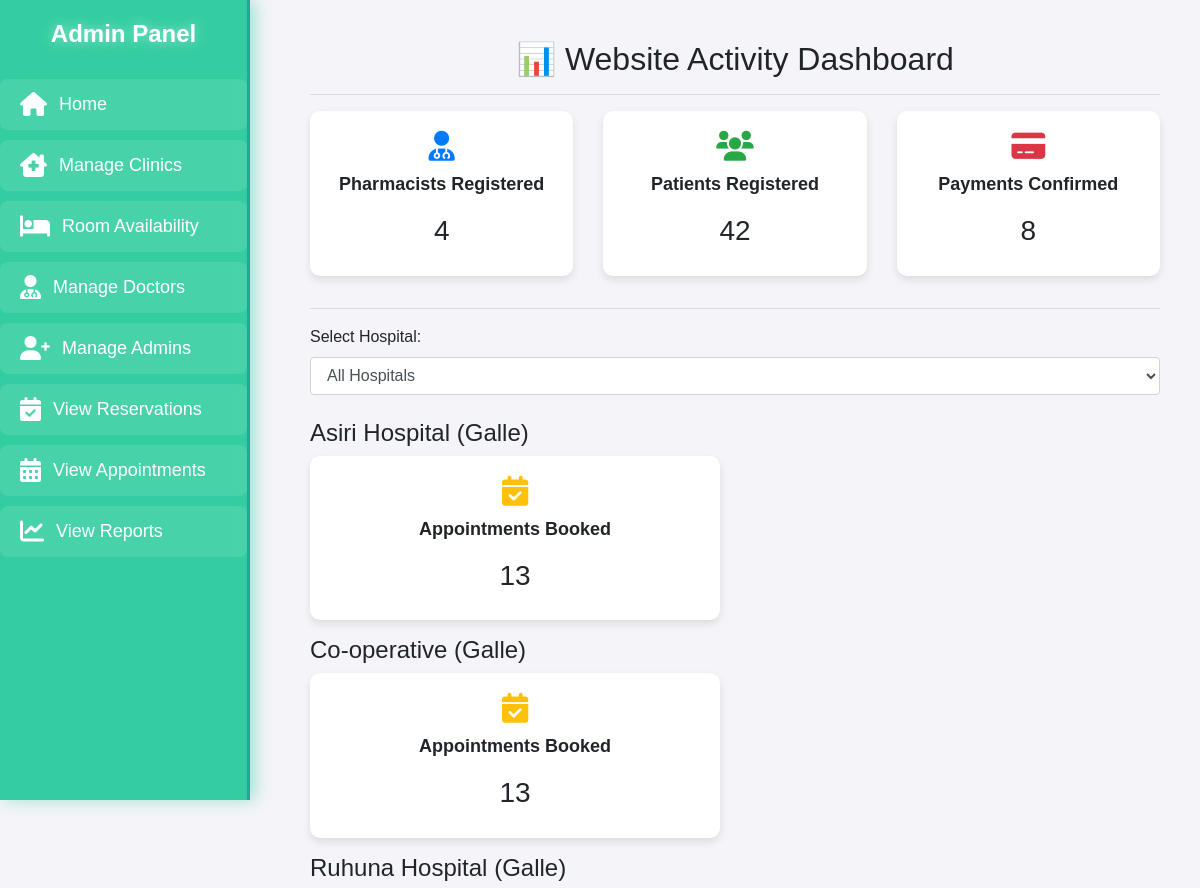
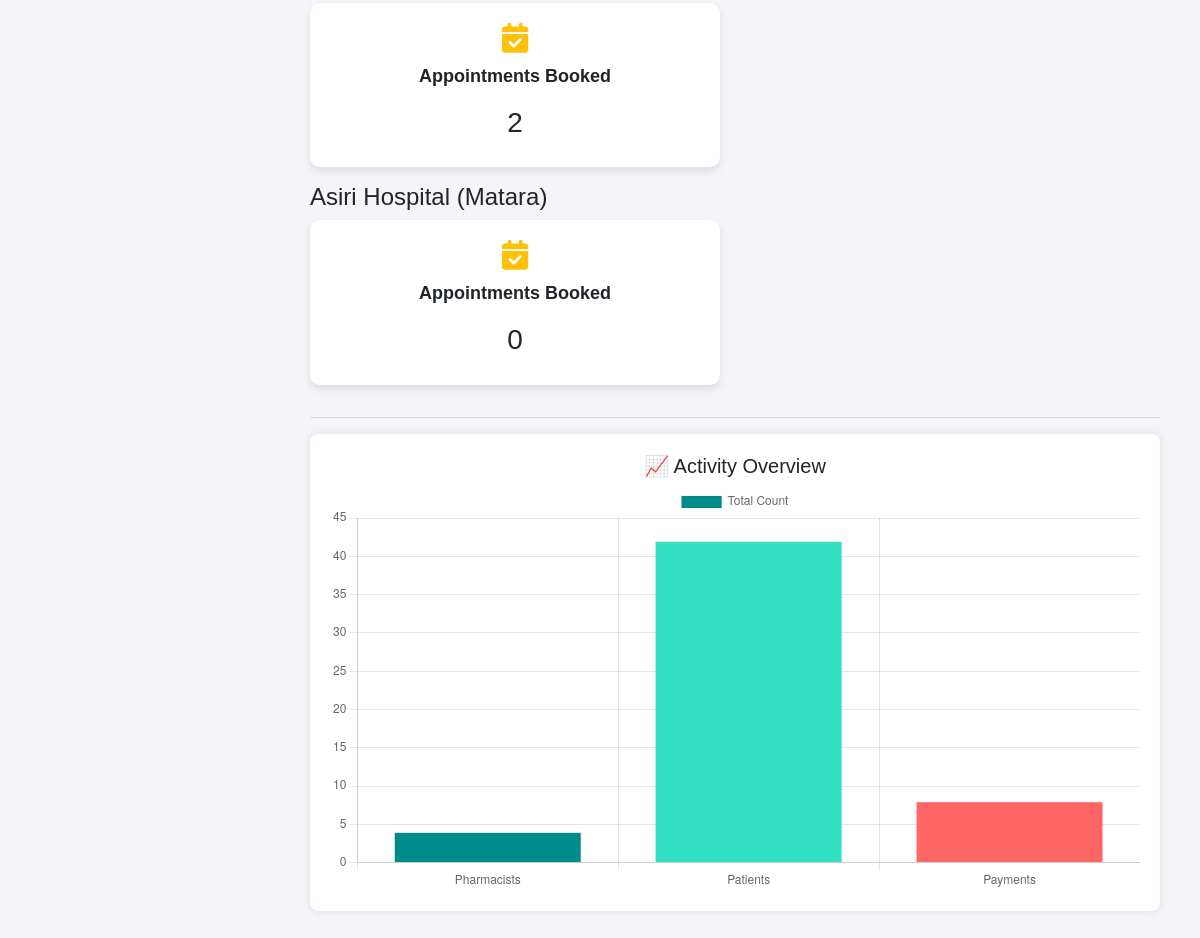
Screenshot of /ipdAdmin/ViewReports.php with the database file from the repository (2 pictures, top to bottom).
### tables this page shows
CREATE TABLE IF NOT EXISTS `hospital` (
  `HospitalID` int NOT NULL AUTO_INCREMENT,
  `Name` varchar(100) NOT NULL,
  `Location` varchar(500) NOT NULL,
  PRIMARY KEY (`HospitalID`)
);

### ipdAdmin/ViewReports.php (the view, shortened to what this page needs)
<?php
$con = new mysqli("localhost", "root", "", "ipdhealthhub");
$hospital_id = isset($_GET['hospital']) ? intval($_GET['hospital']) : '';
$stats_query = "
    SELECT
        (SELECT COUNT(*) FROM pharmacist) AS total_pharmacists,
        (SELECT COUNT(*) FROM patient) AS total_patients,
        (SELECT COUNT(*) FROM appointment) AS total_appointments,
        (SELECT COUNT(*) FROM payment ) AS total_payments,
        (SELECT COUNT(*) FROM `patient-room`) AS total_bed_reservations,
        (SELECT COUNT(*) FROM prescription) AS total_prescriptions
";
$stats_result = $con->query($stats_query);
$stats = $stats_result->fetch_assoc();
$hospital_stats_query = "
    SELECT
        h.HospitalID,
        h.Name AS hospital_name,
        h.Location AS hospital_location,
        (SELECT COUNT(*) FROM appointment WHERE HospitalID = h.HospitalID) AS total_appointments
    FROM hospital h
    " . ($hospital_id ? "WHERE h.HospitalID = $hospital_id" : "") . "
";
$hospital_stats_result = $con->query($hospital_stats_query);
?>
<!DOCTYPE html>
<html lang="en">
<head>
    <link rel="stylesheet" href="https://maxcdn.bootstrapcdn.com/bootstrap/4.5.2/css/bootstrap.min.css">
    <link rel="stylesheet" href="https://cdnjs.cloudflare.com/ajax/libs/font-awesome/6.0.0/css/all.min.css">
</head>
<body>
    <div class="sidebar">
        <h2>Admin Panel</h2>
        <ul>
            <li><a href="Adminpanel.php"><i class="fas fa-home"></i>Home</a></li>
            <li><a href="manageAppointments.php"><i class="fas fa-clinic-medical"></i>Manage Clinics</a></li>
            <li><a href="ManageRooms.php"><i class="fas fa-bed"></i>Room Availability</a></li>
            <li><a href="doctors.php"><i class="fas fa-user-md"></i>Manage Doctors</a></li>
            <li><a href="Addadmin.php"><i class="fas fa-user-plus"></i>Manage Admins</a></li>
            <li><a href="ViewReservations.php"><i class="fas fa-calendar-check"></i>View Reservations</a></li>
            <li><a href="ViewAppointments.php"><i class="fas fa-calendar-alt"></i>View Appointments</a></li>
            <li><a href="#"><i class="fas fa-chart-line"></i>View Reports</a></li>
        </ul>
    </div>
<div class="main-content">
    <h2 class="text-center">📊 Website Activity Dashboard</h2>
    <hr>
    <div class="row">
        <div class="col-md-4 mb-3">
            <div class="stat-card">
                <i class="fas fa-user-md text-primary"></i>
                <p>Pharmacists Registered</p>
                <h3><?= $stats['total_pharmacists']; ?></h3>
            </div>
        </div>
        <div class="col-md-4 mb-3">
            <div class="stat-card">
                <i class="fas fa-users text-success"></i>
                <p>Patients Registered</p>
                <h3><?= $stats['total_patients']; ?></h3>
            </div>
        </div>
        <div class="col-md-4 mb-3">
            <div class="stat-card">
                <i class="fas fa-credit-card text-danger"></i>
                <p>Payments Confirmed</p>
                <h3><?= $stats['total_payments']; ?></h3>
            </div>
        </div>
    </div>
    <hr>
    <form method="GET" class="mb-4">
        <label>Select Hospital:</label>
        <select name="hospital" class="form-control" onchange="this.form.submit()">
            <option value="">All Hospitals</option>
        </select>
    </form>
    <?php while ($hospital_stats = $hospital_stats_result->fetch_assoc()): ?>
        <h4><?= $hospital_stats['hospital_name']; ?> (<?= $hospital_stats['hospital_location']; ?>)</h4>
        <div class="row">
            <div class="col-md-6 mb-3">
                <div class="stat-card">
                    <i class="fas fa-calendar-check text-warning"></i>
                    <p>Appointments Booked</p>
                    <h3><?= $hospital_stats['total_appointments']; ?></h3>
                </div>
            </div>
        </div>
    <?php endwhile; ?>
    <hr>
    <div class="chart-container">
        <h5 class="text-center">📈 Activity Overview</h5>
        <canvas id="barChart"></canvas>
    </div>
    <br>
</div>
<script>
const statsData = {
    labels: ["Pharmacists", "Patients", "Payments"],
    datasets: [{
        label: "Total Count",
        data: [
            <?= $stats['total_pharmacists']; ?>,
            <?= $stats['total_patients']; ?>,
            <?= $stats['total_payments']; ?>
        ],
        backgroundColor: ["#008b8b", "#32e0c4", "#ff6666"],
        borderWidth: 1
    }]
};
const ctxBar = document.getElementById("barChart").getContext("2d");
new Chart(ctxBar, {
    type: "bar",
    data: statsData,
    options: { responsive: true, scales: { y: { beginAtZero: true } } }
});
</script>
</body>
</html>

### ipdAdmin/ViewReports.php (style rules this page uses)
body { background: #f4f4f9; font-family: 'Poppins', sans-serif; display: flex; }
.sidebar { width: 80px; height: 100vh; background: rgba(32, 201, 151, 0.9); color: white; position: fixed; left: 0; top: 0; box-shadow: 5px 0 15px rgba(32, 201, 151, 0.4); padding-top: 20px; text-align: center; border-right: 3px solid #1ea896; backdrop-filter: blur(10px); overflow: hidden; transition: all 0.3s ease-in-out; }
.sidebar h2 { font-weight: 700; font-size: 24px; margin-bottom: 30px; color: white; text-shadow: 0 0 12px rgba(255, 255, 255, 0.5); opacity: 0; transition: opacity 0.3s ease-in-out; }
.sidebar ul { list-style: none; padding: 0; margin: 0; }
.sidebar ul li { margin: 10px 0; }
.sidebar ul li a { color: white; text-decoration: none; font-size: 0; display: flex; align-items: center; justify-content: center; padding: 12px 20px; border-radius: 8px; transition: all 0.3s ease-in-out; background: rgba(255, 255, 255, 0.1); position: relative; }
.sidebar ul li a i { font-size: 24px; margin-right: 0; transition: margin 0.3s ease-in-out; }
.main-content { margin-left: 270px; padding: 40px; width: calc(100% - 270px); }
.stat-card { background: white; padding: 20px; border-radius: 10px; box-shadow: 0 4px 8px rgba(0, 0, 0, 0.1); text-align: center; font-size: 18px; font-weight: bold; }
.stat-card i { font-size: 30px; margin-bottom: 10px; }
.chart-container { width: 100%; margin: auto; padding: 20px; background: #ffffff; border-radius: 8px; box-shadow: 0 0 8px rgba(0, 0, 0, 0.1); }

### rows the page displays
hospital: Name "Asiri Hospital", Location "Galle", total_appointments "13"
hospital: Name "Co-operative", Location "Galle", total_appointments "13"
hospital: Name "Ruhuna Hospital", Location "Galle", total_appointments "2"
hospital: Name "Asiri Hospital", Location "Matara", total_appointments "0"

### other values shown
$stats['total_pharmacists'] "4"
$stats['total_patients'] "42"
$stats['total_payments'] "8"
chart data {{ $stats['total_pharmacists'] }} 4
chart data {{ $stats['total_patients'] }} 42
chart data {{ $stats['total_payments'] }} 8
